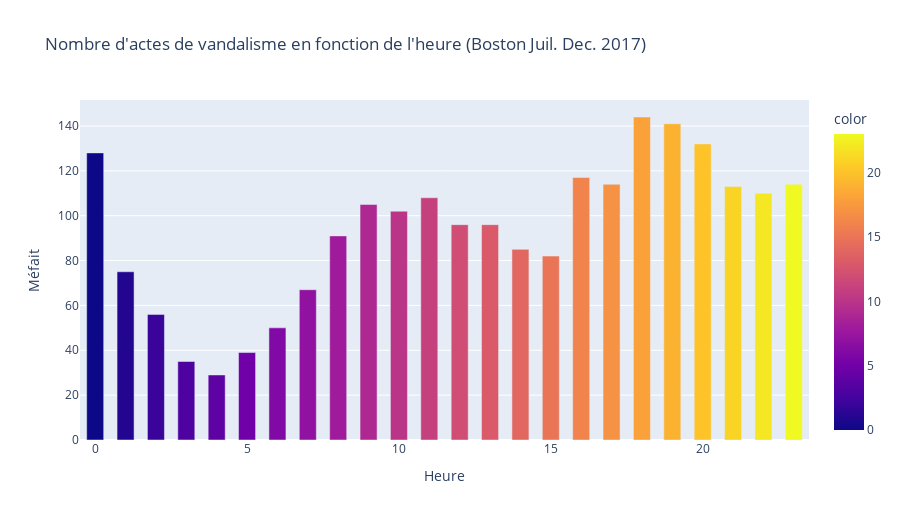

Notebook code for this chart:
### Code cell
Vandalism=categories['Méfait']
Values=categories['values']

fig=px.bar(categories, x=Vandalism,
           y=Values, 
           title= 'Nombre d\'actes de vandalisme en fonction de l\'heure (Boston Juil. Dec. 2017)',
           color= categories['Méfait'],
           color_discrete_sequence = px.colors.sequential.Viridis,
           height=520)

fig.update_layout(
    xaxis_title_text='Heure', 
    yaxis_title_text='Méfait', 
    bargap=0.2, 
    bargroupgap=0.3)
    
fig.show()

### Figure 1 — Plotly figure (JSON) as saved in the notebook; plotly's stock layout.template omitted (floating-point values rounded to 4 significant figures)
{"data": [{"alignmentgroup": "True", "hovertemplate": "x=%{x}<br>y=%{y}<br>color=%{marker.color}<extra></extra>", "legendgroup": "", "marker": {"color": [18, 19, 20, 0, 16, 23, 17, 21, 22, 11, 9, 10, 13, 12, 8, 14, 15, 1, 7, 2, 6, 5, 3, 4], "coloraxis": "coloraxis"}, "name": "", "offsetgroup": "", "orientation": "v", "showlegend": false, "textposition": "auto", "type": "bar", "x": [18, 19, 20, 0, 16, 23, 17, 21, 22, 11, 9, 10, 13, 12, 8, 14, 15, 1, 7, 2, 6, 5, 3, 4], "xaxis": "x", "y": [144, 141, 132, 128, 117, 114, 114, 113, 110, 108, 105, 102, 96, 96, 91, 85, 82, 75, 67, 56, 50, 39, 35, 29], "yaxis": "y"}], "layout": {"bargap": 0.2, "bargroupgap": 0.3, "barmode": "relative", "coloraxis": {"colorbar": {"title": {"text": "color"}}, "colorscale": [[0, "#0d0887"], [0.1111, "#46039f"], [0.2222, "#7201a8"], [0.3333, "#9c179e"], [0.4444, "#bd3786"], [0.5556, "#d8576b"], [0.6667, "#ed7953"], [0.7778, "#fb9f3a"], [0.8889, "#fdca26"], [1, "#f0f921"]]}, "height": 520, "legend": {"tracegroupgap": 0}, "title": {"text": "Nombre d'actes de vandalisme en fonction de l'heure (Boston Juil. Dec. 2017)"}, "xaxis": {"anchor": "y", "domain": [0, 1], "title": {"text": "Heure"}}, "yaxis": {"anchor": "x", "domain": [0, 1], "title": {"text": "Méfait"}}}}
